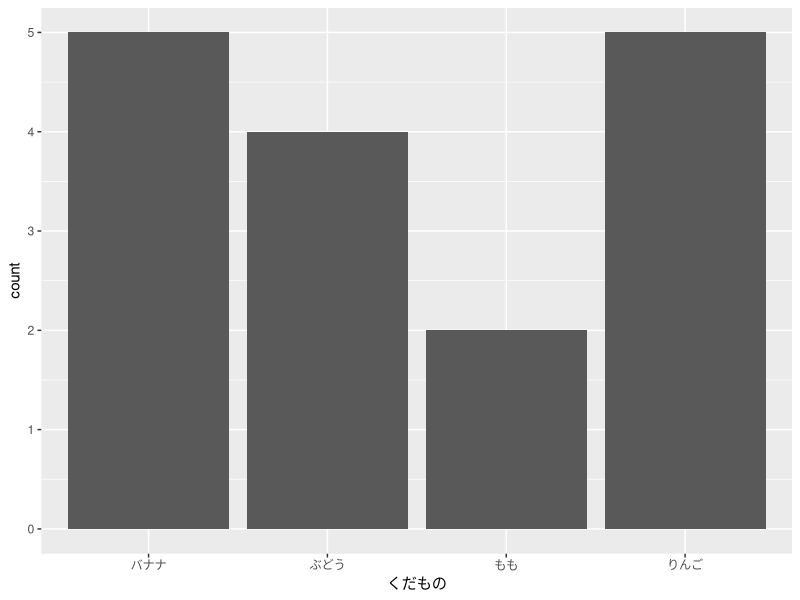
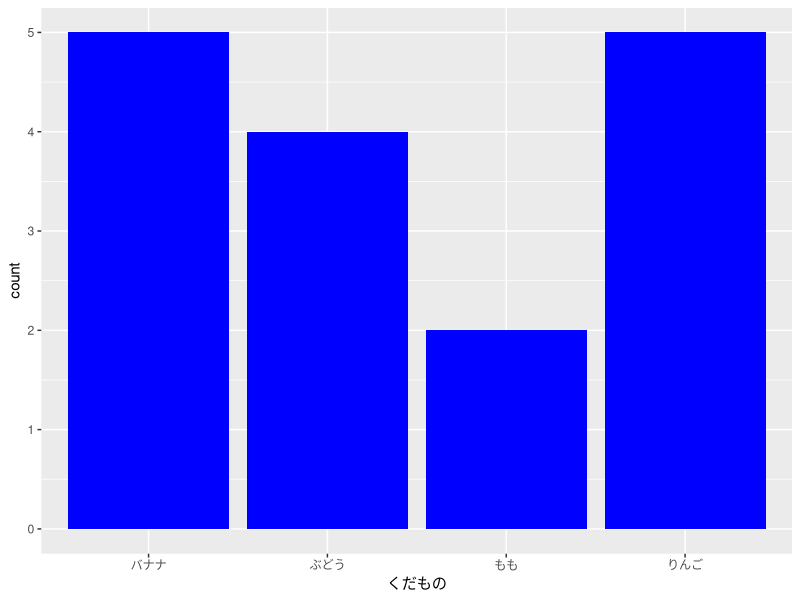
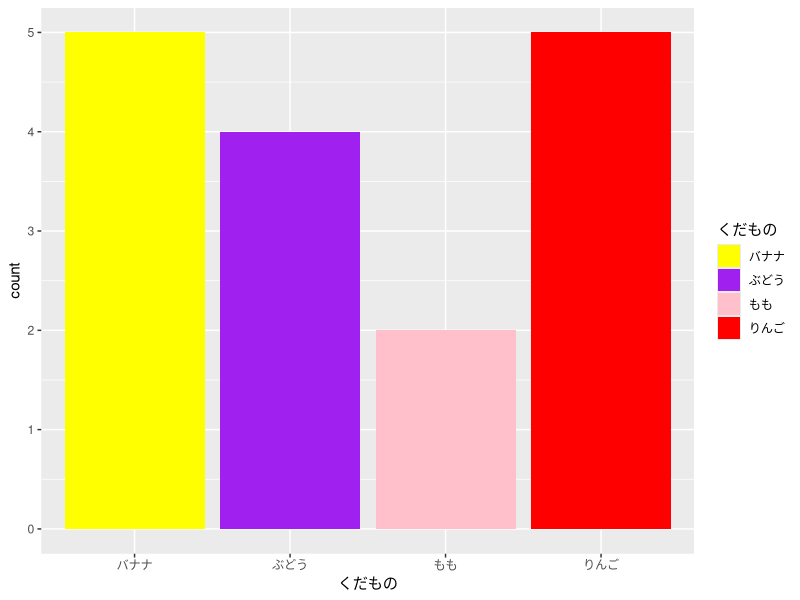
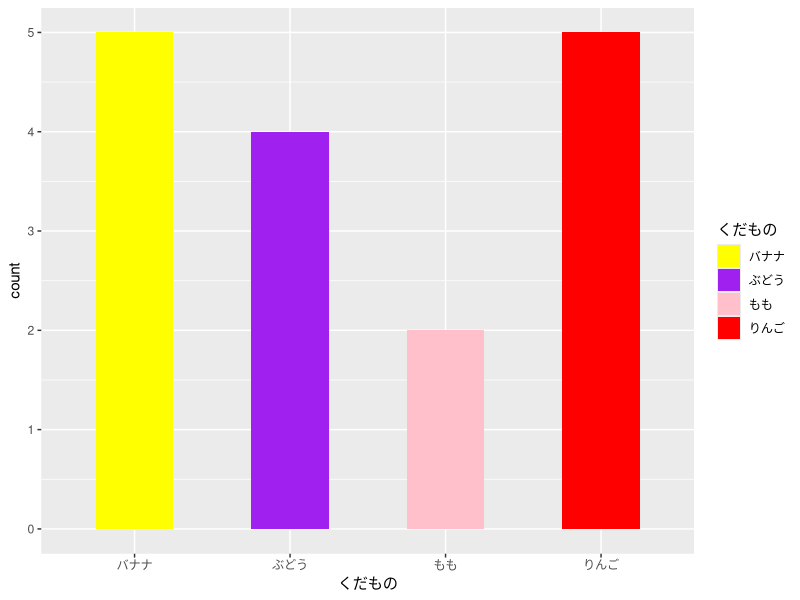

The R source for these figures, in order:
## ---- chunk 1
library(ggplot2)
dfKudamono <- read.csv("../kudamono.csv")
ggplot2::ggplot(data = dfKudamono,
                aes(x = くだもの)) +
  ggplot2::geom_bar()
## ---- chunk 2
ggplot2::ggplot(data = dfKudamono,
                aes(x = くだもの)) +
  ggplot2::geom_bar(fill = "blue")
## ---- chunk 3
ggplot2::ggplot(data = dfKudamono,
                aes(x = くだもの, fill = くだもの)) +
  ggplot2::geom_bar() +
  scale_fill_manual(values = c("バナナ" = "yellow", "もも" = "pink", "ぶどう" = "purple", "りんご" = "red"))
## ---- chunk 4
ggplot2::ggplot(data = dfKudamono,
                aes(x = くだもの, fill = くだもの)) +
  ggplot2::geom_bar(width = 0.5) +
  scale_fill_manual(values = c("バナナ" = "yellow", "もも" = "pink", "ぶどう" = "purple", "りんご" = "red"))
